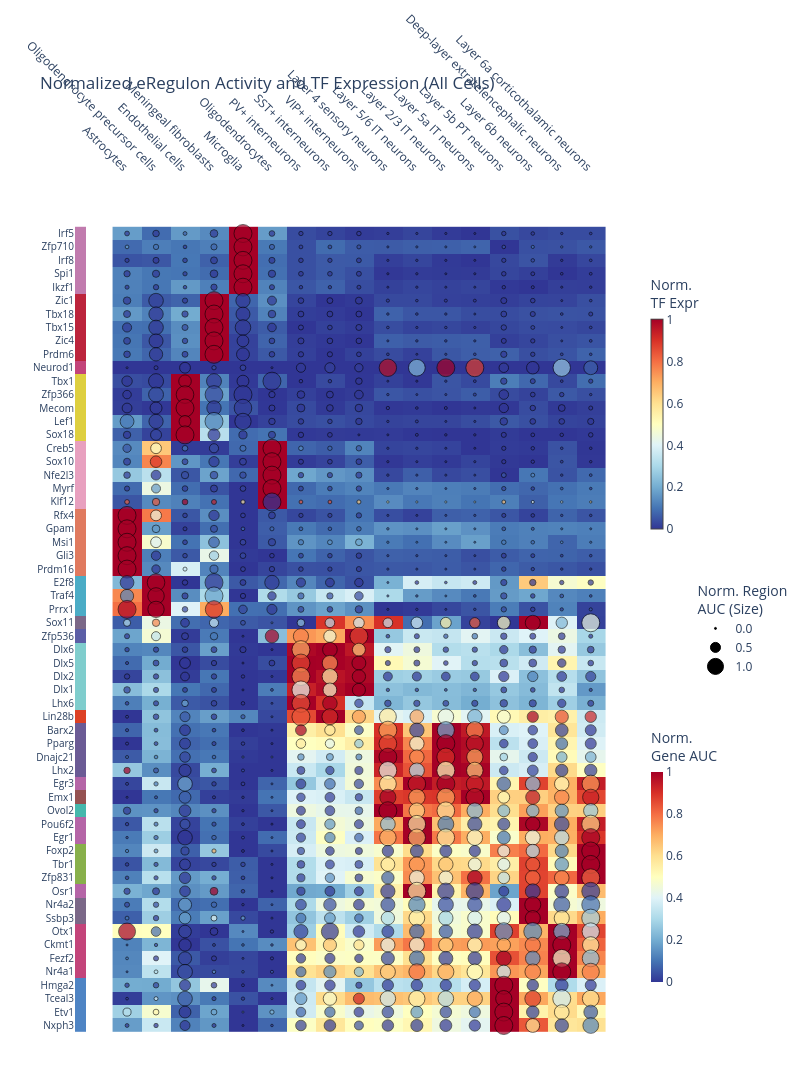
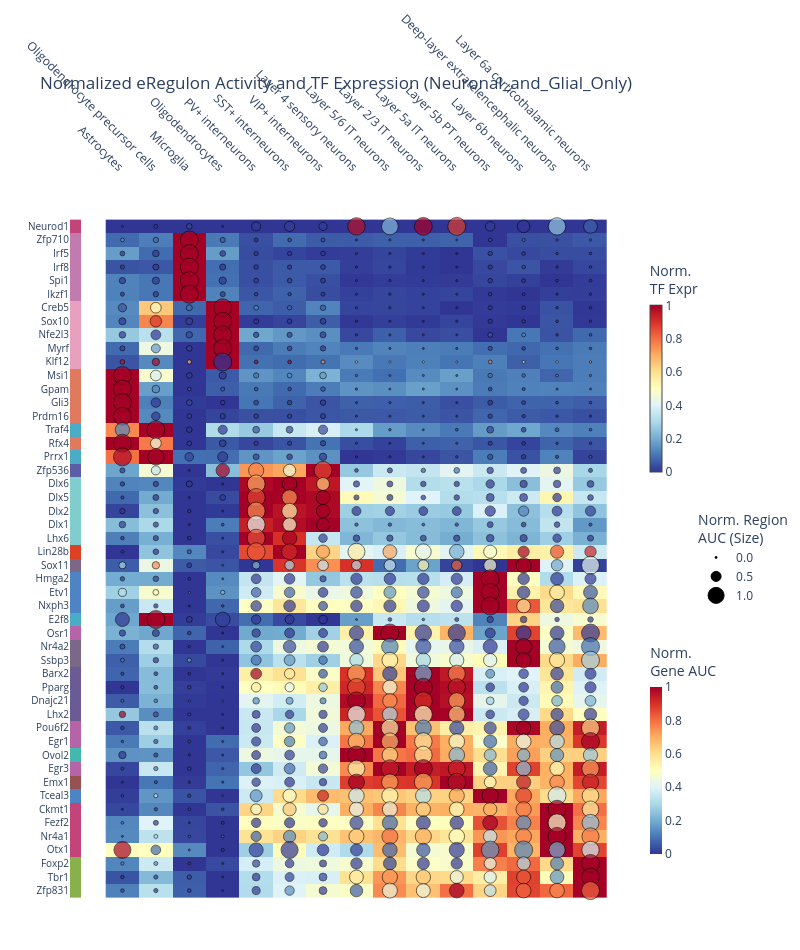

Here is the notebook cell these charts were saved with, in order:
### Code cell
###### PLOTLY v1

import plotly.graph_objects as go
import plotly.subplots as sp
import pandas as pd
import numpy as np
import pickle
from scipy.cluster.hierarchy import linkage, leaves_list

# ── 1. Color Map ──────────────────────────────────────────────────────────
atac_new_order = [
    'Layer 2/3 IT neurons', 'Layer 4 sensory neurons', 'Layer 5a IT neurons', 
    'Layer 5b PT neurons', 'Layer 5/6 IT neurons', 'Layer 6a corticothalamic neurons', 
    'Layer 6b neurons', 'Deep-layer extratelencephalic neurons', 'Corticospinal neurons Type I',
    'Corticospinal neurons Type II', 'PV+ interneurons', 'SST+ interneurons', 
    'VIP+ interneurons', 'Astrocytes', 'Oligodendrocyte precursor cells', 
    'Oligodendrocytes', 'Perineuronal oligodendrocytes', 'Myelinating oligodendrocytes', 
    'Microglia', 'Endothelial cells', 'Leptomeningeal cells', 'Meningeal fibroblasts'
]
hex_colors = [
    '#6B5B95', '#45B8AC', '#955251', '#4E84C4', '#B565A7', '#88B04B', '#7B6888', '#C3447A',
    '#009B77', '#EFC050', '#7FCDCD', '#DD4124', '#5B5EA6', '#E07A5F', '#4BACC6', '#E8A0BF',
    '#ea8a33', '#9B2335', '#C17BAE', '#DECF3F', '#789262', '#BC243C'
]
ataccolors = dict(zip(atac_new_order, hex_colors))

# ── 2. Data Loading ────────────────────────────────────────────────────────
# with open("/Users/cnbr/Downloads/Seurat_scATAC-seq/scenicplus_output/scenicplus/scplus_obj_geno_with_auc_june_final_REPAIRED.pkl", "rb") as f:
#     scplus_obj = pickle.load(f)
# with open("/Users/cnbr/Downloads/Seurat_scATAC-seq/scenicplus_output/scenicplus/checkpoint_with_auc_june_final_REPAIRED.pkl", "rb") as f:
#     ckpt = pickle.load(f)
    
tf_assign = ckpt["tf_assignment"]
auc_gene = scplus_obj.uns["eRegulon_AUC_multi_spec"]["Gene_based"].copy()
auc_reg  = scplus_obj.uns["eRegulon_AUC_multi_spec"]["Region_based"].copy()
expr_raw = scplus_obj.to_df("EXP").copy()
expr_raw.columns = expr_raw.columns.astype(str).str.capitalize()
meta = scplus_obj.metadata_cell[["cell_type"]].copy()

def safe_mean_groupby(raw_matrix, metadata):
    common = list(set(raw_matrix.index) & set(metadata.index))
    if not common: return pd.DataFrame()
    sub_mat = raw_matrix.loc[common].copy()
    sub_mat["_ct_"] = metadata.loc[common, "cell_type"]
    return sub_mat.groupby("_ct_").mean().T

gene_mean = safe_mean_groupby(auc_gene, meta)
reg_mean  = safe_mean_groupby(auc_reg, meta)
expr_mean = safe_mean_groupby(expr_raw, meta)

# ── 3. Plotting Function ───────────────────────────────────────────────────
def generate_plot(exclude_celltypes, filename_suffix):
    # Filter valid cells
    valid_cells = sorted([c for c in gene_mean.columns if c in reg_mean.columns and c in expr_mean.columns and c not in exclude_celltypes])
    
    # 1. Map Signatures to TFs and ensure 1:1 uniqueness
    final_sigs, final_tfs, final_ct_colors = [], [], []
    seen_tfs = set() # PREVENT DUPLICATES
    
    for sig, tf_val in tf_assign.items():
        tf = tf_val.split()[0].capitalize()
        if tf in seen_tfs: continue
        
        # Resolve source cell type color
        ct_source = sig.replace("pos_manual_", "").replace("_", " ")
        matched_ct = next((k for k in atac_new_order if k.replace(" ", "") in ct_source.replace(" ", "")), ct_source)
                
        if sig in gene_mean.index and sig in reg_mean.index and tf in expr_mean.index:
            if matched_ct in exclude_celltypes: continue
                
            final_sigs.append(sig)
            final_tfs.append(tf)
            final_ct_colors.append(ataccolors.get(matched_ct, "#999999"))
            seen_tfs.add(tf)

    # 2. Extract Data
    g_sub = gene_mean.loc[final_sigs, valid_cells].values.astype(float)
    r_sub = reg_mean.loc[final_sigs, valid_cells].values.astype(float)
    e_sub = expr_mean.loc[final_tfs, valid_cells].values.astype(float)

    # 3. Min-Max Normalization per row [0, 1]
    def abs_norm(m):
        m = np.nan_to_num(m, nan=0.0)
        mins = np.nanmin(m, axis=1, keepdims=True)
        maxs = np.nanmax(m, axis=1, keepdims=True)
        rng = maxs - mins
        rng[rng == 0] = 1e-9 
        return (m - mins) / rng

    g_n, r_n, e_n = abs_norm(g_sub), abs_norm(r_sub), abs_norm(e_sub)

    # 4. Hierarchical Clustering
    if len(final_sigs) > 2:
        Z_rows = linkage(g_n, method='ward')
        r_ord = leaves_list(Z_rows)
        final_sigs = [final_sigs[i] for i in r_ord]
        final_tfs = [final_tfs[i] for i in r_ord]
        final_ct_colors = [final_ct_colors[i] for i in r_ord]
        g_n, r_n, e_n = g_n[r_ord, :], r_n[r_ord, :], e_n[r_ord, :]

    if len(valid_cells) > 2:
        Z_cols = linkage(g_n.T, method='ward')
        c_ord = leaves_list(Z_cols)
        valid_cells = [valid_cells[i] for i in c_ord]
        g_n, r_n, e_n = g_n[:, c_ord], r_n[:, c_ord], e_n[:, c_ord]

    # 5. Construct Coordinates
    x_s, y_s, c_e, s_r = [], [], [], []
    max_dot_size = 18 # Max size to fit inside heatmap cells
    min_dot_size = 2
    
    for i in range(len(final_tfs)):
        for j in range(len(valid_cells)):
            x_s.append(valid_cells[j])
            y_s.append(final_tfs[i])
            c_e.append(e_n[i, j])
            s_r.append(min_dot_size + (r_n[i, j] * (max_dot_size - min_dot_size)))

    # ── Plotly Construction ────────────────────────────────────────────────
    fig = sp.make_subplots(
        rows=1, cols=2, 
        column_widths=[0.02, 0.98],
        horizontal_spacing=0.005,
        shared_yaxes=True
    )

    # A. Left Color Bar (TF Origin)
    color_bar_z = [[i] for i in range(len(final_tfs))]
    color_scale_discrete = [[i/(max(1, len(final_tfs)-1)), c] for i, c in enumerate(final_ct_colors)]
    
    fig.add_trace(go.Heatmap(
        z=color_bar_z,
        x=[""], y=final_tfs,
        colorscale=color_scale_discrete,
        showscale=False,
        hoverinfo="skip"
    ), row=1, col=1)

    # B. Background Heatmap (Gene AUC)
    fig.add_trace(go.Heatmap(
        z=g_n,
        x=valid_cells, y=final_tfs,
        colorscale="RdYlBu_r",
        colorbar=dict(title="Norm.<br>Gene AUC", x=1.02, y=0.25, len=0.3, thickness=12),
        hovertext=[[f"Cell: {x}<br>TF: {y}<br>Gene AUC: {z:.2f}" for x, z in zip(valid_cells, row)] for y, row in zip(final_tfs, g_n)],
        hoverinfo="text"
    ), row=1, col=2)

    # C. Overlay Scatter (TF Expression & Region AUC)
    fig.add_trace(go.Scatter(
        x=x_s, y=y_s, 
        mode="markers",
        marker=dict(
            size=s_r,
            color=c_e,
            colorscale="RdYlBu_r",
            colorbar=dict(title="Norm.<br>TF Expr", x=1.02, y=0.75, len=0.3, thickness=12),
            line=dict(color="black", width=0.8) 
        ),
        hovertext=[f"Cell: {x}<br>TF: {y}<br>Expr: {e:.2f}<br>Reg AUC: {(s-min_dot_size)/(max_dot_size-min_dot_size):.2f}" 
                   for x, y, e, s in zip(x_s, y_s, c_e, s_r)],
        hoverinfo="text",
        showlegend=False
    ), row=1, col=2)

    # D. Fake traces for Size Legend (Region AUC)
    legend_sizes = [0.0, 0.5, 1.0]
    for val in legend_sizes:
        size_px = min_dot_size + (val * (max_dot_size - min_dot_size))
        fig.add_trace(go.Scatter(
            x=[None], y=[None], mode="markers",
            marker=dict(size=size_px, color="black", line=dict(color="black", width=1)),
            name=f"{val}",
            legendgroup="size",
            showlegend=True
        ), row=1, col=2)

    # Layout tuning
    fig.update_layout(
        title=f"Normalized eRegulon Activity and TF Expression ({filename_suffix})",
        height=max(600, len(final_tfs) * 16 + 150),
        width=max(800, len(valid_cells) * 35 + 200),
        plot_bgcolor="white",
        margin=dict(l=10, r=120, t=100, b=10),
        legend=dict(
            title="Norm. Region<br>AUC (Size)",
            x=1.12, y=0.5, xanchor="left", yanchor="middle",
            bgcolor="rgba(255,255,255,0.8)"
        )
    )
    
    fig.update_xaxes(showticklabels=False, row=1, col=1)
    fig.update_xaxes(tickangle=45, side="top", showgrid=False, row=1, col=2)
    fig.update_yaxes(autorange="reversed", showgrid=False, tickfont=dict(size=10))

    fig.show()
    fig.write_image(f"ereg_activity_{filename_suffix.replace(' ', '_')}.pdf")

# ── 5. Execute ─────────────────────────────────────────────────────────────
print("Generating 'All Cells' version...")
generate_plot(exclude_celltypes=[], filename_suffix="All Cells")

print("Generating 'Glia and Neurons Only' version...")
generate_plot(
    exclude_celltypes=['Endothelial cells', 'Meningeal fibroblasts', 'Leptomeningeal cells'], 
    filename_suffix="Neuronal_and_Glial_Only"
)

### Figure 1 — Plotly figure (JSON) as saved in the notebook; plotly's stock layout.template omitted (floating-point values rounded to 4 significant figures; data arrays with more than 128 entries replaced by an {"elided": "..."} marker saying what was removed)
{"data": [{"colorscale": [[0, "#C17BAE"], [0.01695, "#C17BAE"], [0.0339, "#C17BAE"], [0.05085, "#C17BAE"], [0.0678, "#C17BAE"], [0.08475, "#BC243C"], [0.1017, "#BC243C"], [0.1186, "#BC243C"], [0.1356, "#BC243C"], [0.1525, "#BC243C"], [0.1695, "#C3447A"], [0.1864, "#DECF3F"], [0.2034, "#DECF3F"], [0.2203, "#DECF3F"], [0.2373, "#DECF3F"], [0.2542, "#DECF3F"], [0.2712, "#E8A0BF"], [0.2881, "#E8A0BF"], [0.3051, "#E8A0BF"], [0.322, "#E8A0BF"], [0.339, "#E8A0BF"], [0.3559, "#E07A5F"], [0.3729, "#E07A5F"], [0.3898, "#E07A5F"], [0.4068, "#E07A5F"], [0.4237, "#E07A5F"], [0.4407, "#4BACC6"], [0.4576, "#4BACC6"], [0.4746, "#4BACC6"], [0.4915, "#7B6888"], [0.5085, "#5B5EA6"], [0.5254, "#7FCDCD"], [0.5424, "#7FCDCD"], [0.5593, "#7FCDCD"], [0.5763, "#7FCDCD"], [0.5932, "#7FCDCD"], [0.6102, "#DD4124"], [0.6271, "#6B5B95"], [0.6441, "#6B5B95"], [0.661, "#6B5B95"], [0.678, "#6B5B95"], [0.6949, "#B565A7"], [0.7119, "#955251"], [0.7288, "#45B8AC"], [0.7458, "#B565A7"], [0.7627, "#B565A7"], [0.7797, "#88B04B"], [0.7966, "#88B04B"], [0.8136, "#88B04B"], [0.8305, "#B565A7"], [0.8475, "#7B6888"], [0.8644, "#7B6888"], [0.8814, "#C3447A"], [0.8983, "#C3447A"], [0.9153, "#C3447A"], [0.9322, "#C3447A"], [0.9492, "#4E84C4"], [0.9661, "#4E84C4"], [0.9831, "#4E84C4"], [1, "#4E84C4"]], "hoverinfo": "skip", "showscale": false, "type": "heatmap", "x": [""], "xaxis": "x", "y": ["Irf5", "Zfp710", "Irf8", "Spi1", "Ikzf1", "Zic1", "Tbx18", "Tbx15", "Zic4", "Prdm6", "Neurod1", "Tbx1", "Zfp366", "Mecom", "Lef1", "Sox18", "Creb5", "Sox10", "Nfe2l3", "Myrf", "Klf12", "Rfx4", "Gpam", "Msi1", "Gli3", "Prdm16", "E2f8", "Traf4", "Prrx1", "Sox11", "Zfp536", "Dlx6", "Dlx5", "Dlx2", "Dlx1", "Lhx6", "Lin28b", "Barx2", "Pparg", "Dnajc21", "Lhx2", "Egr3", "Emx1", "Ovol2", "Pou6f2", "Egr1", "Foxp2", "Tbr1", "Zfp831", "Osr1", "Nr4a2", "Ssbp3", "Otx1", "Ckmt1", "Fezf2", "Nr4a1", "Hmga2", "Tceal3", "Etv1", "Nxph3"], "yaxis": "y", "z": [[0], [1], [2], [3], [4], [5], [6], [7], [8], [9], [10], [11], [12], [13], [14], [15], [16], [17], [18], [19], [20], [21], [22], [23], [24], [25], [26], [27], [28], [29], [30], [31], [32], [33], [34], [35], [36], [37], [38], [39], [40], [41], [42], [43], [44], [45], [46], [47], [48], [49], [50], [51], [52], [53], [54], [55], [56], [57], [58], [59]]}, {"colorbar": {"len": 0.3, "thickness": 12, "title": {"text": "Norm.<br>Gene AUC"}, "x": 1.02, "y": 0.25}, "colorscale": [[0, "rgb(49,54,149)"], [0.1, "rgb(69,117,180)"], [0.2, "rgb(116,173,209)"], [0.3, "rgb(171,217,233)"], [0.4, "rgb(224,243,248)"], [0.5, "rgb(255,255,191)"], [0.6, "rgb(254,224,144)"], [0.7, "rgb(253,174,97)"], [0.8, "rgb(244,109,67)"], [0.9, "rgb(215,48,39)"], [1, "rgb(165,0,38)"]], "hoverinfo": "text", "hovertext": {"elided": "60x17 str values"}, "type": "heatmap", "x": ["Astrocytes", "Oligodendrocyte precursor cells", "Endothelial cells", "Meningeal fibroblasts", "Microglia", "Oligodendrocytes", "PV+ interneurons", "SST+ interneurons", "VIP+ interneurons", "Layer 4 sensory neurons", "Layer 5/6 IT neurons", "Layer 2/3 IT neurons", "Layer 5a IT neurons", "Layer 5b PT neurons", "Layer 6b neurons", "Deep-layer extratelencephalic neurons", "Layer 6a corticothalamic neurons"], "xaxis": "x2", "y": ["Irf5", "Zfp710", "Irf8", "Spi1", "Ikzf1", "Zic1", "Tbx18", "Tbx15", "Zic4", "Prdm6", "Neurod1", "Tbx1", "Zfp366", "Mecom", "Lef1", "Sox18", "Creb5", "Sox10", "Nfe2l3", "Myrf", "Klf12", "Rfx4", "Gpam", "Msi1", "Gli3", "Prdm16", "E2f8", "Traf4", "Prrx1", "Sox11", "Zfp536", "Dlx6", "Dlx5", "Dlx2", "Dlx1", "Lhx6", "Lin28b", "Barx2", "Pparg", "Dnajc21", "Lhx2", "Egr3", "Emx1", "Ovol2", "Pou6f2", "Egr1", "Foxp2", "Tbr1", "Zfp831", "Osr1", "Nr4a2", "Ssbp3", "Otx1", "Ckmt1", "Fezf2", "Nr4a1", "Hmga2", "Tceal3", "Etv1", "Nxph3"], "yaxis": "y2", "z": {"elided": "60x17 float values"}}, {"hoverinfo": "text", "hovertext": {"elided": "1020 str values"}, "marker": {"color": {"elided": "1020 float values"}, "colorbar": {"len": 0.3, "thickness": 12, "title": {"text": "Norm.<br>TF Expr"}, "x": 1.02, "y": 0.75}, "colorscale": [[0, "rgb(49,54,149)"], [0.1, "rgb(69,117,180)"], [0.2, "rgb(116,173,209)"], [0.3, "rgb(171,217,233)"], [0.4, "rgb(224,243,248)"], [0.5, "rgb(255,255,191)"], [0.6, "rgb(254,224,144)"], [0.7, "rgb(253,174,97)"], [0.8, "rgb(244,109,67)"], [0.9, "rgb(215,48,39)"], [1, "rgb(165,0,38)"]], "line": {"color": "black", "width": 0.8}, "size": {"elided": "1020 float values"}}, "mode": "markers", "showlegend": false, "type": "scatter", "x": {"elided": "1020 str values"}, "xaxis": "x2", "y": {"elided": "1020 str values"}, "yaxis": "y2"}, {"legendgroup": "size", "marker": {"color": "black", "line": {"color": "black", "width": 1}, "size": 2}, "mode": "markers", "name": "0.0", "showlegend": true, "type": "scatter", "x": [null], "xaxis": "x2", "y": [null], "yaxis": "y2"}, {"legendgroup": "size", "marker": {"color": "black", "line": {"color": "black", "width": 1}, "size": 10}, "mode": "markers", "name": "0.5", "showlegend": true, "type": "scatter", "x": [null], "xaxis": "x2", "y": [null], "yaxis": "y2"}, {"legendgroup": "size", "marker": {"color": "black", "line": {"color": "black", "width": 1}, "size": 18}, "mode": "markers", "name": "1.0", "showlegend": true, "type": "scatter", "x": [null], "xaxis": "x2", "y": [null], "yaxis": "y2"}], "layout": {"height": 1110, "legend": {"bgcolor": "rgba(255,255,255,0.8)", "title": {"text": "Norm. Region<br>AUC (Size)"}, "x": 1.12, "xanchor": "left", "y": 0.5, "yanchor": "middle"}, "margin": {"b": 10, "l": 10, "r": 120, "t": 100}, "plot_bgcolor": "white", "title": {"text": "Normalized eRegulon Activity and TF Expression (All Cells)"}, "width": 800, "xaxis": {"anchor": "y", "domain": [0, 0.0199], "showticklabels": false}, "xaxis2": {"anchor": "y2", "domain": [0.0249, 1], "showgrid": false, "side": "top", "tickangle": 45}, "yaxis": {"anchor": "x", "autorange": "reversed", "domain": [0, 1], "showgrid": false, "tickfont": {"size": 10}}, "yaxis2": {"anchor": "x2", "autorange": "reversed", "domain": [0, 1], "matches": "y", "showgrid": false, "showticklabels": false, "tickfont": {"size": 10}}}}

### Figure 2 — Plotly figure (JSON) as saved in the notebook; plotly's stock layout.template omitted (floating-point values rounded to 4 significant figures; data arrays with more than 128 entries replaced by an {"elided": "..."} marker saying what was removed)
{"data": [{"colorscale": [[0, "#C3447A"], [0.02041, "#C17BAE"], [0.04082, "#C17BAE"], [0.06122, "#C17BAE"], [0.08163, "#C17BAE"], [0.102, "#C17BAE"], [0.1224, "#E8A0BF"], [0.1429, "#E8A0BF"], [0.1633, "#E8A0BF"], [0.1837, "#E8A0BF"], [0.2041, "#E8A0BF"], [0.2245, "#E07A5F"], [0.2449, "#E07A5F"], [0.2653, "#E07A5F"], [0.2857, "#E07A5F"], [0.3061, "#4BACC6"], [0.3265, "#E07A5F"], [0.3469, "#4BACC6"], [0.3673, "#5B5EA6"], [0.3878, "#7FCDCD"], [0.4082, "#7FCDCD"], [0.4286, "#7FCDCD"], [0.449, "#7FCDCD"], [0.4694, "#7FCDCD"], [0.4898, "#DD4124"], [0.5102, "#7B6888"], [0.5306, "#4E84C4"], [0.551, "#4E84C4"], [0.5714, "#4E84C4"], [0.5918, "#4BACC6"], [0.6122, "#B565A7"], [0.6327, "#7B6888"], [0.6531, "#7B6888"], [0.6735, "#6B5B95"], [0.6939, "#6B5B95"], [0.7143, "#6B5B95"], [0.7347, "#6B5B95"], [0.7551, "#B565A7"], [0.7755, "#B565A7"], [0.7959, "#45B8AC"], [0.8163, "#B565A7"], [0.8367, "#955251"], [0.8571, "#4E84C4"], [0.8776, "#C3447A"], [0.898, "#C3447A"], [0.9184, "#C3447A"], [0.9388, "#C3447A"], [0.9592, "#88B04B"], [0.9796, "#88B04B"], [1, "#88B04B"]], "hoverinfo": "skip", "showscale": false, "type": "heatmap", "x": [""], "xaxis": "x", "y": ["Neurod1", "Zfp710", "Irf5", "Irf8", "Spi1", "Ikzf1", "Creb5", "Sox10", "Nfe2l3", "Myrf", "Klf12", "Msi1", "Gpam", "Gli3", "Prdm16", "Traf4", "Rfx4", "Prrx1", "Zfp536", "Dlx6", "Dlx5", "Dlx2", "Dlx1", "Lhx6", "Lin28b", "Sox11", "Hmga2", "Etv1", "Nxph3", "E2f8", "Osr1", "Nr4a2", "Ssbp3", "Barx2", "Pparg", "Dnajc21", "Lhx2", "Pou6f2", "Egr1", "Ovol2", "Egr3", "Emx1", "Tceal3", "Ckmt1", "Fezf2", "Nr4a1", "Otx1", "Foxp2", "Tbr1", "Zfp831"], "yaxis": "y", "z": [[0], [1], [2], [3], [4], [5], [6], [7], [8], [9], [10], [11], [12], [13], [14], [15], [16], [17], [18], [19], [20], [21], [22], [23], [24], [25], [26], [27], [28], [29], [30], [31], [32], [33], [34], [35], [36], [37], [38], [39], [40], [41], [42], [43], [44], [45], [46], [47], [48], [49]]}, {"colorbar": {"len": 0.3, "thickness": 12, "title": {"text": "Norm.<br>Gene AUC"}, "x": 1.02, "y": 0.25}, "colorscale": [[0, "rgb(49,54,149)"], [0.1, "rgb(69,117,180)"], [0.2, "rgb(116,173,209)"], [0.3, "rgb(171,217,233)"], [0.4, "rgb(224,243,248)"], [0.5, "rgb(255,255,191)"], [0.6, "rgb(254,224,144)"], [0.7, "rgb(253,174,97)"], [0.8, "rgb(244,109,67)"], [0.9, "rgb(215,48,39)"], [1, "rgb(165,0,38)"]], "hoverinfo": "text", "hovertext": {"elided": "50x15 str values"}, "type": "heatmap", "x": ["Astrocytes", "Oligodendrocyte precursor cells", "Microglia", "Oligodendrocytes", "PV+ interneurons", "SST+ interneurons", "VIP+ interneurons", "Layer 4 sensory neurons", "Layer 5/6 IT neurons", "Layer 2/3 IT neurons", "Layer 5a IT neurons", "Layer 5b PT neurons", "Layer 6b neurons", "Deep-layer extratelencephalic neurons", "Layer 6a corticothalamic neurons"], "xaxis": "x2", "y": ["Neurod1", "Zfp710", "Irf5", "Irf8", "Spi1", "Ikzf1", "Creb5", "Sox10", "Nfe2l3", "Myrf", "Klf12", "Msi1", "Gpam", "Gli3", "Prdm16", "Traf4", "Rfx4", "Prrx1", "Zfp536", "Dlx6", "Dlx5", "Dlx2", "Dlx1", "Lhx6", "Lin28b", "Sox11", "Hmga2", "Etv1", "Nxph3", "E2f8", "Osr1", "Nr4a2", "Ssbp3", "Barx2", "Pparg", "Dnajc21", "Lhx2", "Pou6f2", "Egr1", "Ovol2", "Egr3", "Emx1", "Tceal3", "Ckmt1", "Fezf2", "Nr4a1", "Otx1", "Foxp2", "Tbr1", "Zfp831"], "yaxis": "y2", "z": {"elided": "50x15 float values"}}, {"hoverinfo": "text", "hovertext": {"elided": "750 str values"}, "marker": {"color": {"elided": "750 float values"}, "colorbar": {"len": 0.3, "thickness": 12, "title": {"text": "Norm.<br>TF Expr"}, "x": 1.02, "y": 0.75}, "colorscale": [[0, "rgb(49,54,149)"], [0.1, "rgb(69,117,180)"], [0.2, "rgb(116,173,209)"], [0.3, "rgb(171,217,233)"], [0.4, "rgb(224,243,248)"], [0.5, "rgb(255,255,191)"], [0.6, "rgb(254,224,144)"], [0.7, "rgb(253,174,97)"], [0.8, "rgb(244,109,67)"], [0.9, "rgb(215,48,39)"], [1, "rgb(165,0,38)"]], "line": {"color": "black", "width": 0.8}, "size": {"elided": "750 float values"}}, "mode": "markers", "showlegend": false, "type": "scatter", "x": {"elided": "750 str values"}, "xaxis": "x2", "y": {"elided": "750 str values"}, "yaxis": "y2"}, {"legendgroup": "size", "marker": {"color": "black", "line": {"color": "black", "width": 1}, "size": 2}, "mode": "markers", "name": "0.0", "showlegend": true, "type": "scatter", "x": [null], "xaxis": "x2", "y": [null], "yaxis": "y2"}, {"legendgroup": "size", "marker": {"color": "black", "line": {"color": "black", "width": 1}, "size": 10}, "mode": "markers", "name": "0.5", "showlegend": true, "type": "scatter", "x": [null], "xaxis": "x2", "y": [null], "yaxis": "y2"}, {"legendgroup": "size", "marker": {"color": "black", "line": {"color": "black", "width": 1}, "size": 18}, "mode": "markers", "name": "1.0", "showlegend": true, "type": "scatter", "x": [null], "xaxis": "x2", "y": [null], "yaxis": "y2"}], "layout": {"height": 950, "legend": {"bgcolor": "rgba(255,255,255,0.8)", "title": {"text": "Norm. Region<br>AUC (Size)"}, "x": 1.12, "xanchor": "left", "y": 0.5, "yanchor": "middle"}, "margin": {"b": 10, "l": 10, "r": 120, "t": 100}, "plot_bgcolor": "white", "title": {"text": "Normalized eRegulon Activity and TF Expression (Neuronal_and_Glial_Only)"}, "width": 800, "xaxis": {"anchor": "y", "domain": [0, 0.0199], "showticklabels": false}, "xaxis2": {"anchor": "y2", "domain": [0.0249, 1], "showgrid": false, "side": "top", "tickangle": 45}, "yaxis": {"anchor": "x", "autorange": "reversed", "domain": [0, 1], "showgrid": false, "tickfont": {"size": 10}}, "yaxis2": {"anchor": "x2", "autorange": "reversed", "domain": [0, 1], "matches": "y", "showgrid": false, "showticklabels": false, "tickfont": {"size": 10}}}}
